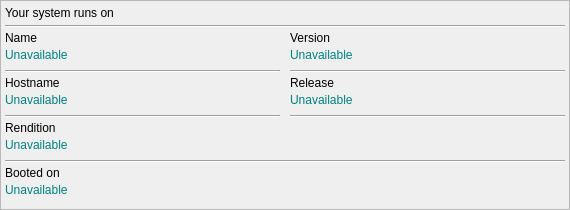
     <widget class="QFrame" name="softfrme">
      <property name="geometry">
       <rect>
        <x>5</x>
        <y>30</y>
        <width>570</width>
        <height>210</height>
       </rect>
      </property>
      <property name="sizePolicy">
       <sizepolicy hsizetype="Fixed" vsizetype="Fixed">
        <horstretch>0</horstretch>
        <verstretch>0</verstretch>
       </sizepolicy>
      </property>
      <property name="minimumSize">
       <size>
        <width>570</width>
        <height>210</height>
       </size>
      </property>
      <property name="maximumSize">
       <size>
        <width>570</width>
        <height>210</height>
       </size>
      </property>
      <property name="frameShape">
       <enum>QFrame::StyledPanel</enum>
      </property>
      <property name="frameShadow">
       <enum>QFrame::Raised</enum>
      </property>
      <widget class="QLabel" name="softlb02">
       <property name="geometry">
        <rect>
         <x>5</x>
         <y>30</y>
         <width>275</width>
         <height>15</height>
        </rect>
       </property>
       <property name="sizePolicy">
        <sizepolicy hsizetype="Fixed" vsizetype="Fixed">
         <horstretch>0</horstretch>
         <verstretch>0</verstretch>
        </sizepolicy>
       </property>
       <property name="minimumSize">
        <size>
         <width>275</width>
         <height>15</height>
        </size>
       </property>
       <property name="maximumSize">
        <size>
         <width>275</width>
         <height>15</height>
        </size>
       </property>
       <property name="text">
        <string>Name</string>
       </property>
      </widget>
      <widget class="QLabel" name="softname">
       <property name="geometry">
        <rect>
         <x>5</x>
         <y>45</y>
         <width>275</width>
         <height>20</height>
        </rect>
       </property>
       <property name="sizePolicy">
        <sizepolicy hsizetype="Fixed" vsizetype="Fixed">
         <horstretch>0</horstretch>
         <verstretch>0</verstretch>
        </sizepolicy>
       </property>
       <property name="minimumSize">
        <size>
         <width>275</width>
         <height>20</height>
        </size>
       </property>
       <property name="maximumSize">
        <size>
         <width>275</width>
         <height>20</height>
        </size>
       </property>
       <property name="styleSheet">
        <string notr="true">font: 15pt &quot;JetBrains Mono&quot;;
color: #008080;</string>
       </property>
       <property name="text">
        <string>Unavailable</string>
       </property>
      </widget>
      <widget class="Line" name="softln02">
       <property name="geometry">
        <rect>
         <x>5</x>
         <y>70</y>
         <width>275</width>
         <height>3</height>
        </rect>
       </property>
       <property name="sizePolicy">
        <sizepolicy hsizetype="Fixed" vsizetype="Fixed">
         <horstretch>0</horstretch>
         <verstretch>0</verstretch>
        </sizepolicy>
       </property>
       <property name="minimumSize">
        <size>
         <width>275</width>
         <height>3</height>
        </size>
       </property>
       <property name="maximumSize">
        <size>
         <width>275</width>
         <height>3</height>
        </size>
       </property>
       <property name="orientation">
        <enum>Qt::Horizontal</enum>
       </property>
      </widget>
      <widget class="Line" name="softln03">
       <property name="geometry">
        <rect>
         <x>290</x>
         <y>70</y>
         <width>275</width>
         <height>3</height>
        </rect>
       </property>
       <property name="sizePolicy">
        <sizepolicy hsizetype="Fixed" vsizetype="Fixed">
         <horstretch>0</horstretch>
         <verstretch>0</verstretch>
        </sizepolicy>
       </property>
       <property name="minimumSize">
        <size>
         <width>275</width>
         <height>3</height>
        </size>
       </property>
       <property name="maximumSize">
        <size>
         <width>275</width>
         <height>3</height>
        </size>
       </property>
       <property name="orientation">
        <enum>Qt::Horizontal</enum>
       </property>
      </widget>
      <widget class="QLabel" name="softlb03">
       <property name="geometry">
        <rect>
         <x>290</x>
         <y>30</y>
         <width>275</width>
         <height>15</height>
        </rect>
       </property>
       <property name="sizePolicy">
        <sizepolicy hsizetype="Fixed" vsizetype="Fixed">
         <horstretch>0</horstretch>
         <verstretch>0</verstretch>
        </sizepolicy>
       </property>
       <property name="minimumSize">
        <size>
         <width>275</width>
         <height>15</height>
        </size>
       </property>
       <property name="maximumSize">
        <size>
         <width>275</width>
         <height>15</height>
        </size>
       </property>
       <property name="text">
        <string>Version</string>
       </property>
      </widget>
      <widget class="QLabel" name="softvers">
       <property name="geometry">
        <rect>
         <x>290</x>
         <y>45</y>
         <width>275</width>
         <height>20</height>
        </rect>
       </property>
       <property name="sizePolicy">
        <sizepolicy hsizetype="Fixed" vsizetype="Fixed">
         <horstretch>0</horstretch>
         <verstretch>0</verstretch>
        </sizepolicy>
       </property>
       <property name="minimumSize">
        <size>
         <width>275</width>
         <height>20</height>
        </size>
       </property>
       <property name="maximumSize">
        <size>
         <width>275</width>
         <height>20</height>
        </size>
       </property>
       <property name="styleSheet">
        <string notr="true">font: 15pt &quot;JetBrains Mono&quot;;
color: #008080;</string>
       </property>
       <property name="text">
        <string>Unavailable</string>
       </property>
      </widget>
      <widget class="QLabel" name="softlb07">
       <property name="geometry">
        <rect>
         <x>5</x>
         <y>165</y>
         <width>560</width>
         <height>15</height>
        </rect>
       </property>
       <property name="sizePolicy">
        <sizepolicy hsizetype="Fixed" vsizetype="Fixed">
         <horstretch>0</horstretch>
         <verstretch>0</verstretch>
        </sizepolicy>
       </property>
       <property name="minimumSize">
        <size>
         <width>560</width>
         <height>15</height>
        </size>
       </property>
       <property name="maximumSize">
        <size>
         <width>560</width>
         <height>15</height>
        </size>
       </property>
       <property name="text">
        <string>Booted on</string>
       </property>
      </widget>
      <widget class="QLabel" name="softboot">
       <property name="geometry">
        <rect>
         <x>5</x>
         <y>180</y>
         <width>560</width>
         <height>20</height>
        </rect>
       </property>
       <property name="sizePolicy">
        <sizepolicy hsizetype="Fixed" vsizetype="Fixed">
         <horstretch>0</horstretch>
         <verstretch>0</verstretch>
        </sizepolicy>
       </property>
       <property name="minimumSize">
        <size>
         <width>560</width>
         <height>20</height>
        </size>
       </property>
       <property name="maximumSize">
        <size>
         <width>560</width>
         <height>20</height>
        </size>
       </property>
       <property name="styleSheet">
        <string notr="true">font: 15pt &quot;JetBrains Mono&quot;;
color: #008080;</string>
       </property>
       <property name="text">
        <string>Unavailable</string>
       </property>
      </widget>
      <widget class="QLabel" name="softrlse">
       <property name="geometry">
        <rect>
         <x>290</x>
         <y>90</y>
         <width>275</width>
         <height>20</height>
        </rect>
       </property>
       <property name="sizePolicy">
        <sizepolicy hsizetype="Fixed" vsizetype="Fixed">
         <horstretch>0</horstretch>
         <verstretch>0</verstretch>
        </sizepolicy>
       </property>
       <property name="minimumSize">
        <size>
         <width>275</width>
         <height>20</height>
        </size>
       </property>
       <property name="maximumSize">
        <size>
         <width>275</width>
         <height>20</height>
        </size>
       </property>
       <property name="styleSheet">
        <string notr="true">font: 15pt &quot;JetBrains Mono&quot;;
color: #008080;</string>
       </property>
       <property name="text">
        <string>Unavailable</string>
       </property>
      </widget>
      <widget class="Line" name="softln05">
       <property name="geometry">
        <rect>
         <x>290</x>
         <y>115</y>
         <width>275</width>
         <height>3</height>
        </rect>
       </property>
       <property name="sizePolicy">
        <sizepolicy hsizetype="Fixed" vsizetype="Fixed">
         <horstretch>0</horstretch>
         <verstretch>0</verstretch>
        </sizepolicy>
       </property>
       <property name="minimumSize">
        <size>
         <width>275</width>
         <height>3</height>
        </size>
       </property>
       <property name="maximumSize">
        <size>
         <width>275</width>
         <height>3</height>
        </size>
       </property>
       <property name="orientation">
        <enum>Qt::Horizontal</enum>
       </property>
      </widget>
      <widget class="Line" name="softln04">
       <property name="geometry">
        <rect>
         <x>5</x>
         <y>115</y>
         <width>275</width>
         <height>3</height>
        </rect>
       </property>
       <property name="sizePolicy">
        <sizepolicy hsizetype="Fixed" vsizetype="Fixed">
         <horstretch>0</horstretch>
         <verstretch>0</verstretch>
        </sizepolicy>
       </property>
       <property name="minimumSize">
        <size>
         <width>275</width>
         <height>3</height>
        </size>
       </property>
       <property name="maximumSize">
        <size>
         <width>275</width>
         <height>3</height>
        </size>
       </property>
       <property name="orientation">
        <enum>Qt::Horizontal</enum>
       </property>
      </widget>
      <widget class="QLabel" name="softlb04">
       <property name="geometry">
        <rect>
         <x>5</x>
         <y>75</y>
         <width>275</width>
         <height>15</height>
        </rect>
       </property>
       <property name="sizePolicy">
        <sizepolicy hsizetype="Fixed" vsizetype="Fixed">
         <horstretch>0</horstretch>
         <verstretch>0</verstretch>
        </sizepolicy>
       </property>
       <property name="minimumSize">
        <size>
         <width>275</width>
         <height>15</height>
        </size>
       </property>
       <property name="maximumSize">
        <size>
         <width>275</width>
         <height>15</height>
        </size>
       </property>
       <property name="text">
        <string>Hostname</string>
       </property>
      </widget>
      <widget class="QLabel" name="softlb05">
       <property name="geometry">
        <rect>
         <x>290</x>
         <y>75</y>
         <width>275</width>
         <height>15</height>
        </rect>
       </property>
       <property name="sizePolicy">
        <sizepolicy hsizetype="Fixed" vsizetype="Fixed">
         <horstretch>0</horstretch>
         <verstretch>0</verstretch>
        </sizepolicy>
       </property>
       <property name="minimumSize">
        <size>
         <width>275</width>
         <height>15</height>
        </size>
       </property>
       <property name="maximumSize">
        <size>
         <width>275</width>
         <height>15</height>
        </size>
       </property>
       <property name="text">
        <string>Release</string>
       </property>
      </widget>
      <widget class="QLabel" name="softhost">
       <property name="geometry">
        <rect>
         <x>5</x>
         <y>90</y>
         <width>275</width>
         <height>20</height>
        </rect>
       </property>
       <property name="sizePolicy">
        <sizepolicy hsizetype="Fixed" vsizetype="Fixed">
         <horstretch>0</horstretch>
         <verstretch>0</verstretch>
        </sizepolicy>
       </property>
       <property name="minimumSize">
        <size>
         <width>275</width>
         <height>20</height>
        </size>
       </property>
       <property name="maximumSize">
        <size>
         <width>275</width>
         <height>20</height>
        </size>
       </property>
       <property name="styleSheet">
        <string notr="true">font: 15pt &quot;JetBrains Mono&quot;;
color: #008080;</string>
       </property>
       <property name="text">
        <string>Unavailable</string>
       </property>
      </widget>
      <widget class="QLabel" name="softlb06">
       <property name="geometry">
        <rect>
         <x>5</x>
         <y>120</y>
         <width>560</width>
         <height>15</height>
        </rect>
       </property>
       <property name="sizePolicy">
        <sizepolicy hsizetype="Fixed" vsizetype="Fixed">
         <horstretch>0</horstretch>
         <verstretch>0</verstretch>
        </sizepolicy>
       </property>
       <property name="minimumSize">
        <size>
         <width>560</width>
         <height>15</height>
        </size>
       </property>
       <property name="maximumSize">
        <size>
         <width>560</width>
         <height>15</height>
        </size>
       </property>
       <property name="text">
        <string>Rendition</string>
       </property>
      </widget>
      <widget class="Line" name="softln06">
       <property name="geometry">
        <rect>
         <x>5</x>
         <y>160</y>
         <width>560</width>
         <height>3</height>
        </rect>
       </property>
       <property name="sizePolicy">
        <sizepolicy hsizetype="Fixed" vsizetype="Fixed">
         <horstretch>0</horstretch>
         <verstretch>0</verstretch>
        </sizepolicy>
       </property>
       <property name="minimumSize">
        <size>
         <width>560</width>
         <height>3</height>
        </size>
       </property>
       <property name="maximumSize">
        <size>
         <width>560</width>
         <height>3</height>
        </size>
       </property>
       <property name="orientation">
        <enum>Qt::Horizontal</enum>
       </property>
      </widget>
      <widget class="QLabel" name="softrend">
       <property name="geometry">
        <rect>
         <x>5</x>
         <y>135</y>
         <width>560</width>
         <height>20</height>
        </rect>
       </property>
       <property name="sizePolicy">
        <sizepolicy hsizetype="Fixed" vsizetype="Fixed">
         <horstretch>0</horstretch>
         <verstretch>0</verstretch>
        </sizepolicy>
       </property>
       <property name="minimumSize">
        <size>
         <width>560</width>
         <height>20</height>
        </size>
       </property>
       <property name="maximumSize">
        <size>
         <width>560</width>
         <height>20</height>
        </size>
       </property>
       <property name="styleSheet">
        <string notr="true">font: 15pt &quot;JetBrains Mono&quot;;
color: #008080;</string>
       </property>
       <property name="text">
        <string>Unavailable</string>
       </property>
      </widget>
      <widget class="Line" name="softln01">
       <property name="geometry">
        <rect>
         <x>5</x>
         <y>25</y>
         <width>560</width>
         <height>3</height>
        </rect>
       </property>
       <property name="sizePolicy">
        <sizepolicy hsizetype="Fixed" vsizetype="Fixed">
         <horstretch>0</horstretch>
         <verstretch>0</verstretch>
        </sizepolicy>
       </property>
       <property name="minimumSize">
        <size>
         <width>560</width>
         <height>3</height>
        </size>
       </property>
       <property name="maximumSize">
        <size>
         <width>560</width>
         <height>3</height>
        </size>
       </property>
       <property name="orientation">
        <enum>Qt::Horizontal</enum>
       </property>
      </widget>
      <widget class="QLabel" name="softlb01">
       <property name="geometry">
        <rect>
         <x>5</x>
         <y>5</y>
         <width>560</width>
         <height>15</height>
        </rect>
       </property>
       <property name="sizePolicy">
        <sizepolicy hsizetype="Fixed" vsizetype="Fixed">
         <horstretch>0</horstretch>
         <verstretch>0</verstretch>
        </sizepolicy>
       </property>
       <property name="minimumSize">
        <size>
         <width>560</width>
         <height>15</height>
        </size>
       </property>
       <property name="maximumSize">
        <size>
         <width>560</width>
         <height>15</height>
        </size>
       </property>
       <property name="styleSheet">
        <string notr="true">font: 600 10pt &quot;Inter&quot;;</string>
       </property>
       <property name="text">
        <string>Your system runs on</string>
       </property>
      </widget>
     </widget>
